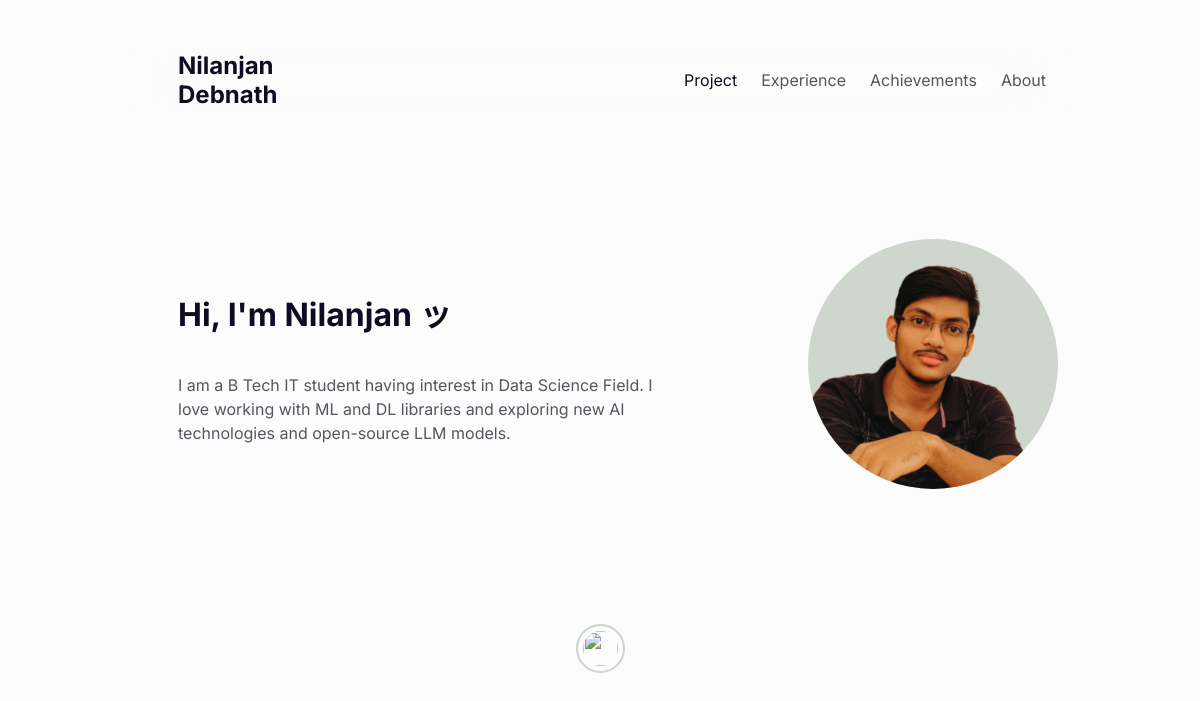
/, run on an earlier commit of the app's database.
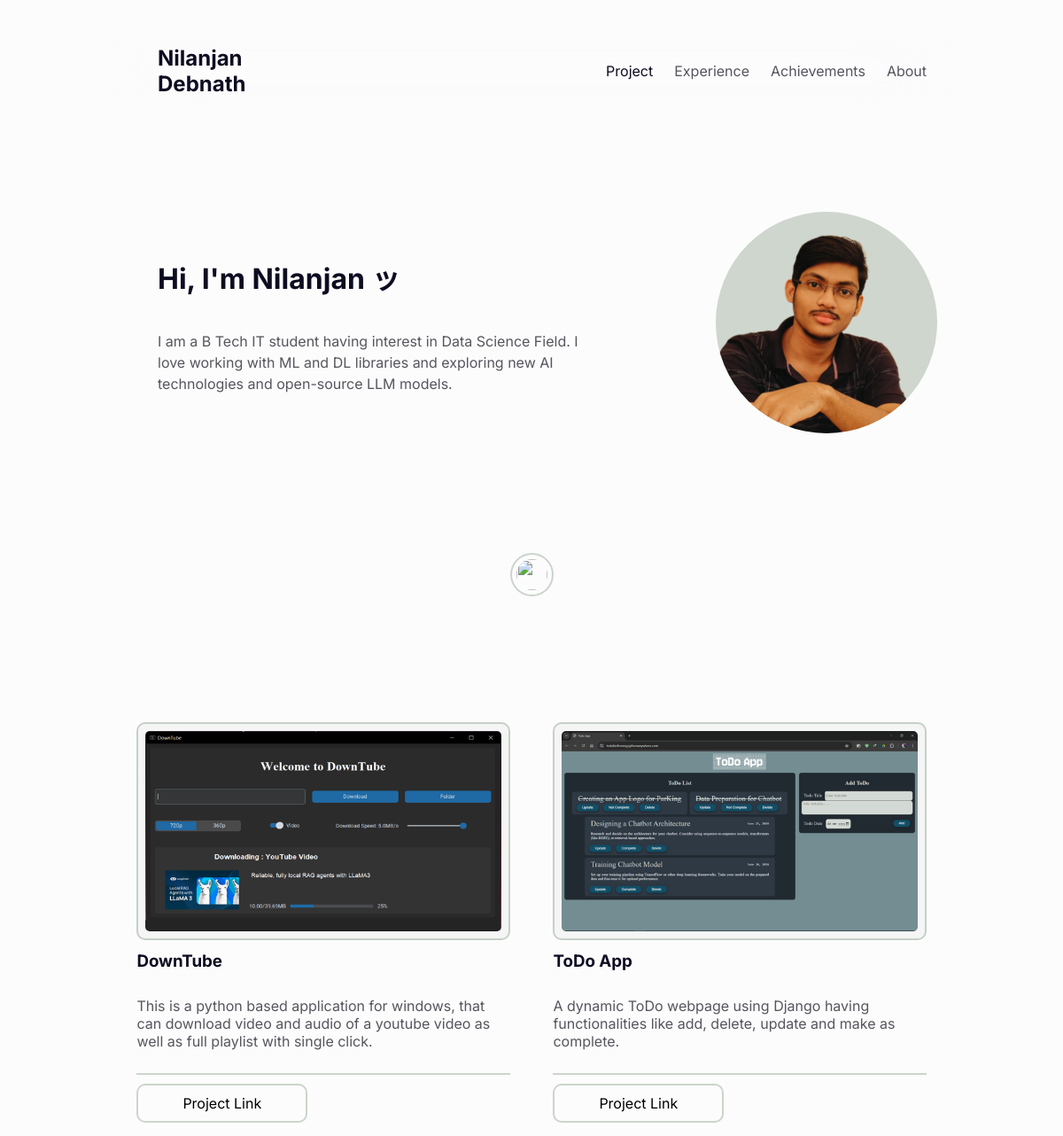
And on a later commit of the database.
### app/models.py (models this page shows, shortened)
class Projects(models.Model):
    title = models.CharField(max_length=350)
    details = models.CharField(max_length=1000, default=None)
    url = models.URLField(default=None)
    image = models.ImageField(upload_to="app/media/images", default=None)

### app/views.py (the view)
# urls.py: path('', views.projects, name="home"),
def projects(request):
    projects = Projects.objects.all()
    return render(request, "projects.html", {"projects":projects})

### app/templates/projects.html
{% extends "base.html" %}
{% block main %}
{% load static %}
<head>
    <link rel="stylesheet" href="{% static 'css/projects.css' %}">
</head>
<body>
    <div id="home">
        <div id="intro">
            <div id="info">
                <h1>Hi, I'm Nilanjan ッ</h1>
                <p>
                    I am a B Tech IT student having interest in Data Science Field. I love working with ML and DL libraries and exploring new AI technologies and open-source LLM models.
                </p>
            </div>
            <img src="{% static 'photos/photo.webp' %}" alt="My image">
        </div>
        <a id="scroll" href="#projects">
            <img src="https://assets-global.website-files.com/60f5a97b9e66c2b92c76a14e/6140a7f1ccfe242db78e97b5_Vector.svg" width="21" alt="">
        </a>
    </div>
    <div id="projects">
        {% for project in projects %}
        <div class="project">
            <div class="image">
                <img src="{{ project.image }}" alt="">
            </div>
            <h1>
                {{ project.title }}
            </h1>
            <p>
                {{ project.details }}
            </p>
            <div class="vertical_line"></div>
            <div class="more"><a target="_blank" href="{{ project.url }}">Project Link</a></div>
        </div>
        {% endfor %}
    </div>
</body>
{% endblock %}

What changed in the data, as far as the page shows it:
added Projects: image (picture), title "DownTube", details "This is a python based application for windows, that can download video and audio of a youtube video as well as full playlist with single click."
added Projects: image (picture), title "ToDo App", details "A dynamic ToDo webpage using Django having functionalities like add, delete, update and make as complete."
